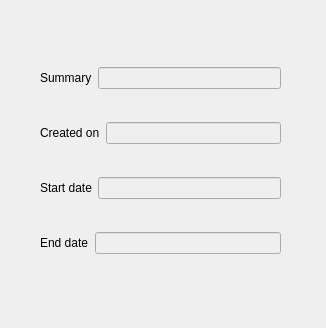
<?xml version="1.0" encoding="UTF-8"?>
<ui version="4.0">
 <class>event_information</class>
 <widget class="QDialog" name="event_information">
  <property name="geometry">
   <rect>
    <x>0</x>
    <y>0</y>
    <width>326</width>
    <height>328</height>
   </rect>
  </property>
  <property name="windowTitle">
   <string>event_information</string>
  </property>
  <widget class="QWidget" name="">
   <property name="geometry">
    <rect>
     <x>40</x>
     <y>40</y>
     <width>241</width>
     <height>241</height>
    </rect>
   </property>
   <layout class="QVBoxLayout" name="verticalLayout">
    <item>
     <layout class="QHBoxLayout" name="horizontalLayout_5">
      <item>
       <widget class="QLabel" name="label_5">
        <property name="styleSheet">
         <string notr="true">font: 12pt &quot;Sans Serif&quot;;</string>
        </property>
        <property name="text">
         <string>Summary</string>
        </property>
       </widget>
      </item>
      <item>
       <widget class="QLineEdit" name="lineEdit_summary">
        <property name="enabled">
         <bool>false</bool>
        </property>
       </widget>
      </item>
     </layout>
    </item>
    <item>
     <layout class="QHBoxLayout" name="horizontalLayout_4">
      <item>
       <widget class="QLabel" name="label_4">
        <property name="styleSheet">
         <string notr="true">font: 12pt &quot;Sans Serif&quot;;</string>
        </property>
        <property name="text">
         <string>Created on</string>
        </property>
       </widget>
      </item>
      <item>
       <widget class="QLineEdit" name="lineEdit_createdOn">
        <property name="enabled">
         <bool>false</bool>
        </property>
       </widget>
      </item>
     </layout>
    </item>
    <item>
     <layout class="QHBoxLayout" name="horizontalLayout_2">
      <item>
       <widget class="QLabel" name="label_2">
        <property name="styleSheet">
         <string notr="true">font: 12pt &quot;Sans Serif&quot;;</string>
        </property>
        <property name="text">
         <string>Start date</string>
        </property>
       </widget>
      </item>
      <item>
       <widget class="QLineEdit" name="lineEdit_start">
        <property name="enabled">
         <bool>false</bool>
        </property>
       </widget>
      </item>
     </layout>
    </item>
    <item>
     <layout class="QHBoxLayout" name="horizontalLayout_3">
      <item>
       <widget class="QLabel" name="label_3">
        <property name="styleSheet">
         <string notr="true">font: 12pt &quot;Sans Serif&quot;;</string>
        </property>
        <property name="text">
         <string>End date</string>
        </property>
       </widget>
      </item>
      <item>
       <widget class="QLineEdit" name="lineEdit_end">
        <property name="enabled">
         <bool>false</bool>
        </property>
       </widget>
      </item>
     </layout>
    </item>
   </layout>
  </widget>
 </widget>
 <resources/>
 <connections/>
</ui>
